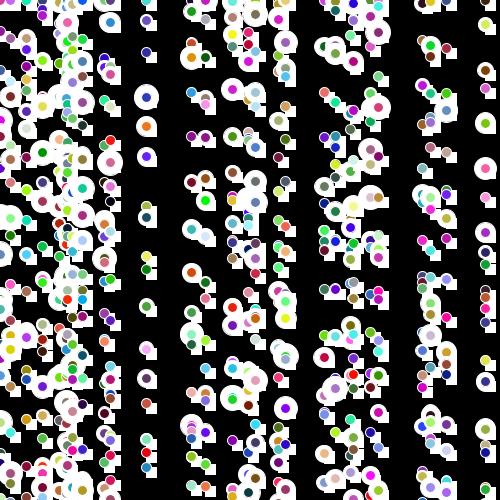
Frame 1 (no input)
Frame 60 (the mouse pressed at the canvas centre just before this capture): identical to frame 1, image omitted
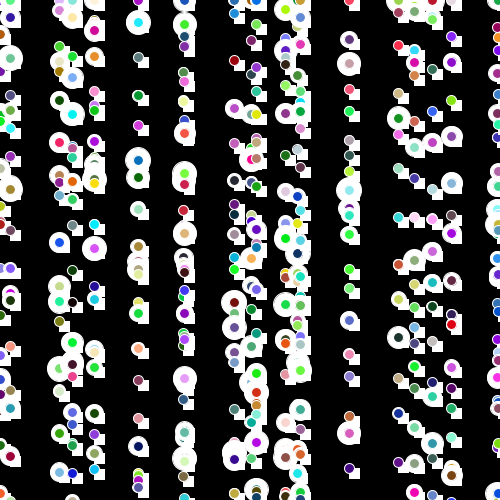
Frame 120 (the mouse held since frame 60 and released just before this capture)

The Processing sketch that drew these frames (run headless with seeded random() and noise(); from frame 60 on, the mouse is pressed at the canvas centre):

// Processing sketch: processing_28225
// ── processing_28225.pde



void setup(){
  size(500,500);
  smooth();
  }

void draw() {
  
background(0);

stroke (255);
randomSeed(mouseX);

int count = 100;


for(float j=0; j<count+1; j=j+ random(10)) {
  
for(float i=0; i<count+1; i=i+random (10)) {
 
  strokeWeight(1);
  ellipse2(width/count*j,height/count*i,random(5, 35),(100),j*25,0);
}

}



}


void ellipse2(float x, float y, float r, float rot, float gruen, float blau) {
  
  
  
fill(255);
rect (x,y,10,10);


fill(255);
ellipse(x,y,r-10,r-10);


fill(random(255),random(255),random(255));
ellipse(x,y,10,10);  
}  
